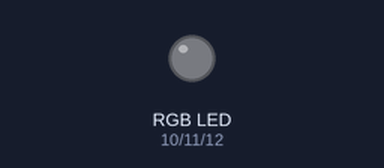
A sketch run on a simulated Arduino Uno, built with avr-gcc and run on an emulated ATmega328P. Shown: an RGB LED mixed from three pins (HIGH = lit). Dim RGB values are drawn brighter than linear.

Above: at 0.05 s.
At 6.45 s:
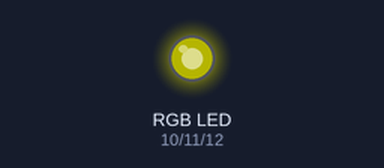
At 12.85 s:
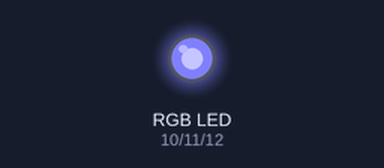
At 19.25 s:
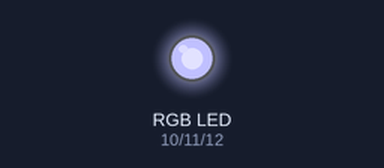
At 25.6 s:
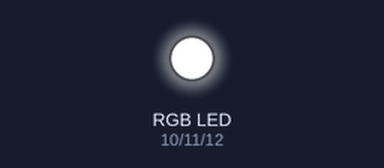
At 39.86 s:
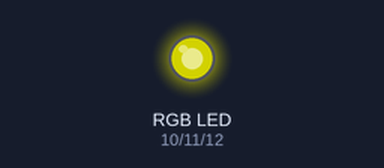
Timing chart, 0 to 40.0 s (numbered marks = the images above):
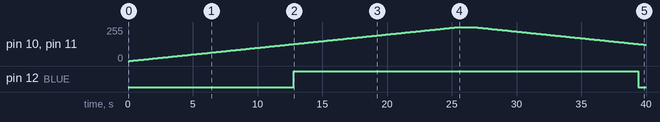

The sketch:

RGB_TEST.ino
```cpp
enum RGB{
  RED=10, //가독성이 좋은 상수를 만든다.
  GREEN, //11
  BLUE //12
};
void setup() {
  // put your setup code here, to run once:
  Serial.begin(115200UL); //시리얼포트를 115200 속도로 초기화
  pinMode(RED, OUTPUT); //10번 핀 출력포트
  pinMode(GREEN, OUTPUT); //11번 핀 출력포트
  pinMode(BLUE, OUTPUT); //12번 핀 출력포트
}

void loop() {
  // put your main code here, to run repeatedly:
  //digitalWrite(RED, HIGH); //HIGH==1, 255 밝기가 최대
  /*
  0 ~ 255 빛의 밝기를 0(어두움) -> 255(제일밝음) : 256 -> 2^8 즉 8비트이다.
  */
  //analogWrite(RED, 0~255); //analogWrite는 0 ~ 255 값을 줄 수 있다
  for(int light = 0; light<256; ++light){
    analogWrite(RED, light);
    analogWrite(GREEN, light);
    analogWrite(BLUE, light);
    delay(100UL);
  }
  delay(1000UL);
  for(int light =255; light>=0; --light ){
    analogWrite(RED, light);
    analogWrite(GREEN, light);
    analogWrite(BLUE, light);
    delay(100UL);
  }
}
```

Measured:
- by itself, pin 10 (RED), pin 11 (GREEN): rises from 0/255 to 255/255 in 25.4 s, then falls to 122/255 in 14.4 s
- by itself, pin 12 (BLUE): LOW → HIGH at 12.8 s, → LOW 26.6 s later
